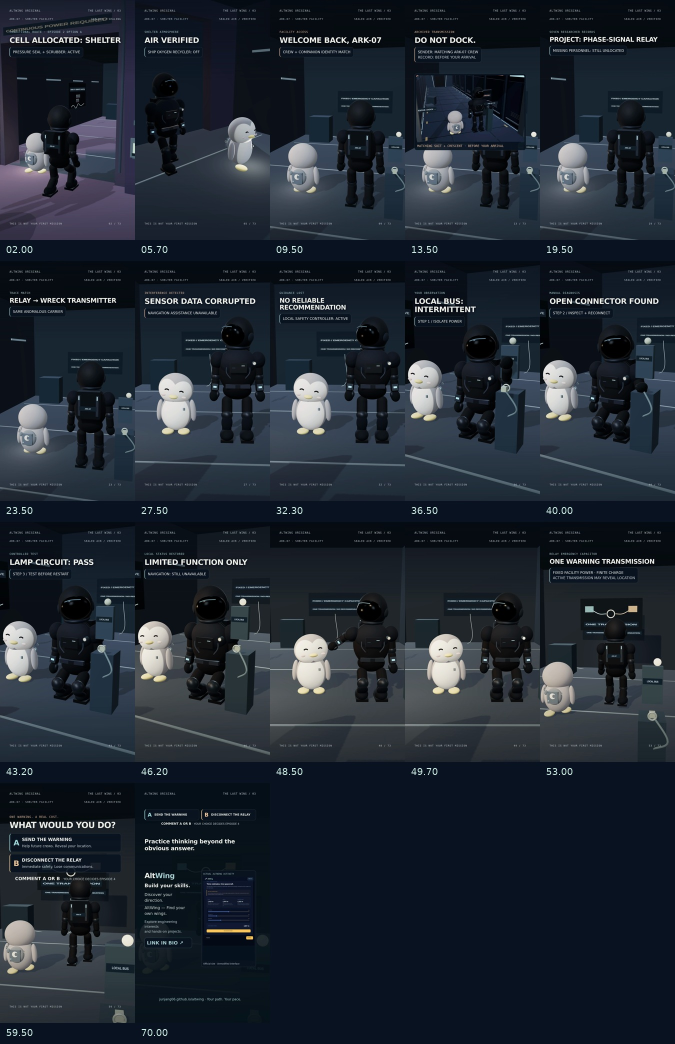
#> input picture episode-03-contact-sheet.jpg, 1350 x 2088 px, given in place of 00.30.jpg, which was not available (shown at 1/2 size)
$ python contact-sheet.py ../../episode-03-contact-sheet.jpg
#> lines starting #> are read from the running program, lines starting #| are printed output that depends on the picture
from pathlib import Path
from PIL import Image,ImageDraw,ImageFont
import subprocess,sys,json
ROOT=Path(__file__).resolve().parents[2];mode=sys.argv[1]if len(sys.argv)>1 else'preview';out=ROOT/'work/fake-sos/deliverables';film=out/f'the-last-wing-ep01-the-fake-sos-{mode}.mp4';frames=ROOT/f'work/fake-sos/review-{mode}';frames.mkdir(exist_ok=True,parents=True)
times=[.3,1.1,2.5,5.5,7.6,10.5,12.9,14.2,16.6,18,20,23,24.8,27,29,31.2,33.4,35.2,38,40.5,42.9,44.8,47.4,49,49.8,51.7,53.5,55.2,56.6,58.5,61,66.5,69,71.2]
w,h=270,480;sheet=Image.new('RGB',(w*4,(h+34)*9),(16,18,22));draw=ImageDraw.Draw(sheet);font=ImageFont.truetype(str(ROOT/'public/fonts/DejaVuSans.ttf'),14)
#> after `sheet = Image.new('RGB', (w * 4, (h + 34) * 9), (16, 18, 22))`:
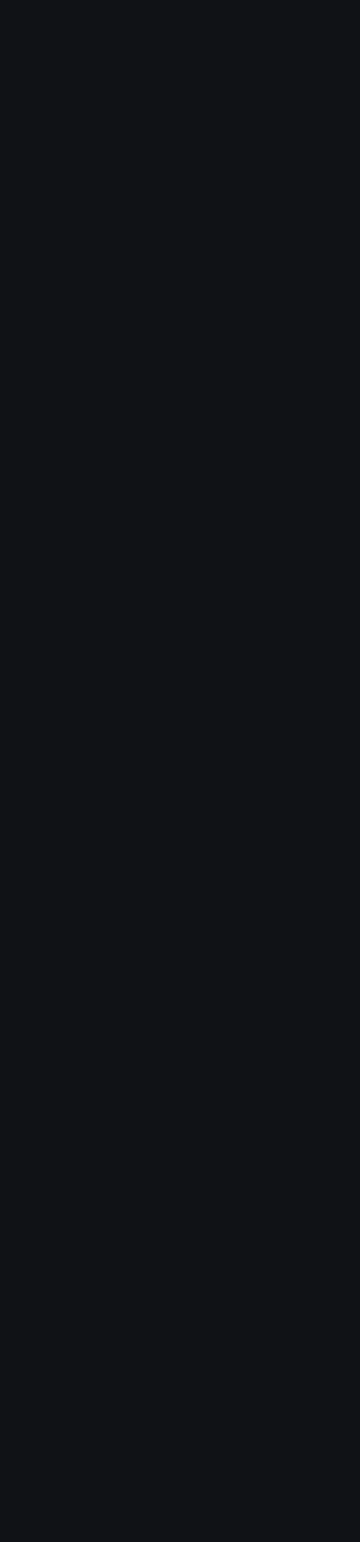
#> sheet: PIL image 1080x4626 RGB (shown at 1/3 size); mean R, G, B 16, 18, 22
for i,t in enumerate(times):
 p=frames/f'{t:05.2f}.jpg';subprocess.run(['ffmpeg','-v','error','-y','-ss',str(t),'-i',str(film),'-frames:v','1','-vf',f'scale={w}:{h}',str(p)],check=True);im=Image.open(p).convert('RGB');x=i%4*w;y=i//4*(h+34);sheet.paste(im,(x,y));draw.text((x+10,y+h+9),f'{t:05.2f} s',(231,224,207),font=font)
#> (this line was passed over: subprocess is not available in this run)
#> further down, im is the input picture: PIL image 1350x2088 RGB; mean R, G, B 32.1, 40, 50.2
#> after `sheet.paste(im, (x, y))`:
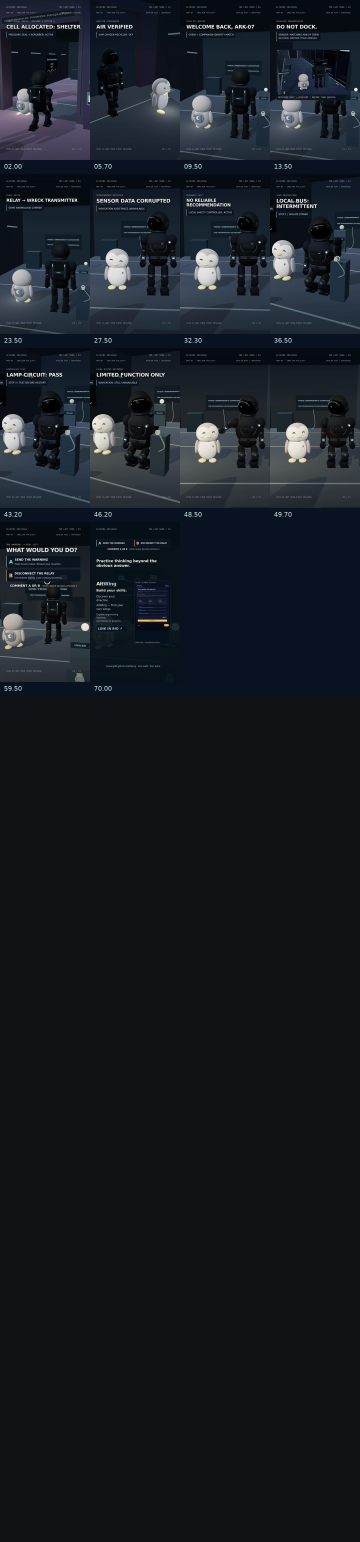
#> sheet: PIL image 1080x4626 RGB (shown at 1/3 size); mean R, G, B 23.6, 28.2, 35
#> pass 2 of the loop `for i,t in enumerate(times):`:
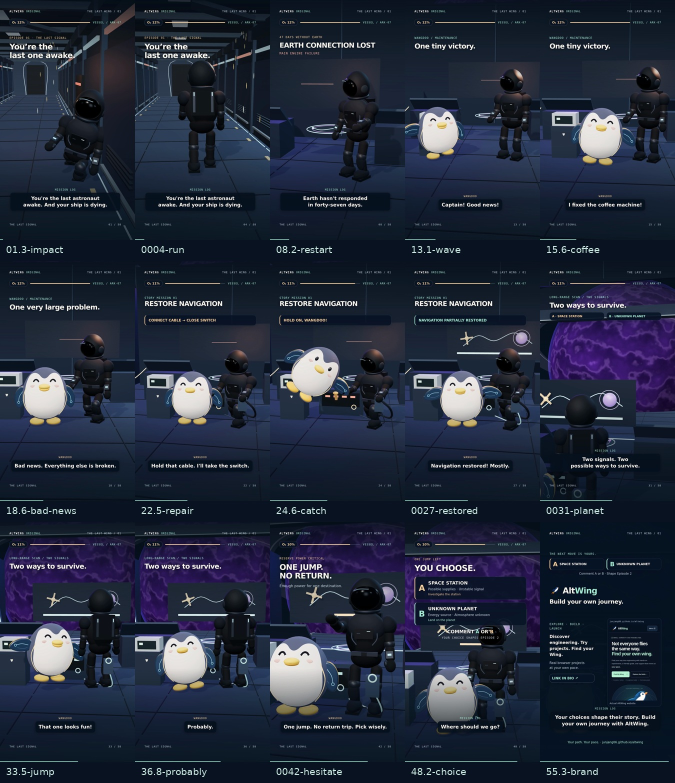
#> input picture episode-1-contact-sheet.jpg, 1350 x 1566 px, given in place of 01.10.jpg, which was not available (shown at 1/2 size)
#> im is the input picture: PIL image 1350x1566 RGB; mean R, G, B 34.9, 42.5, 59.8
#> `sheet.paste(im, (x, y))`:
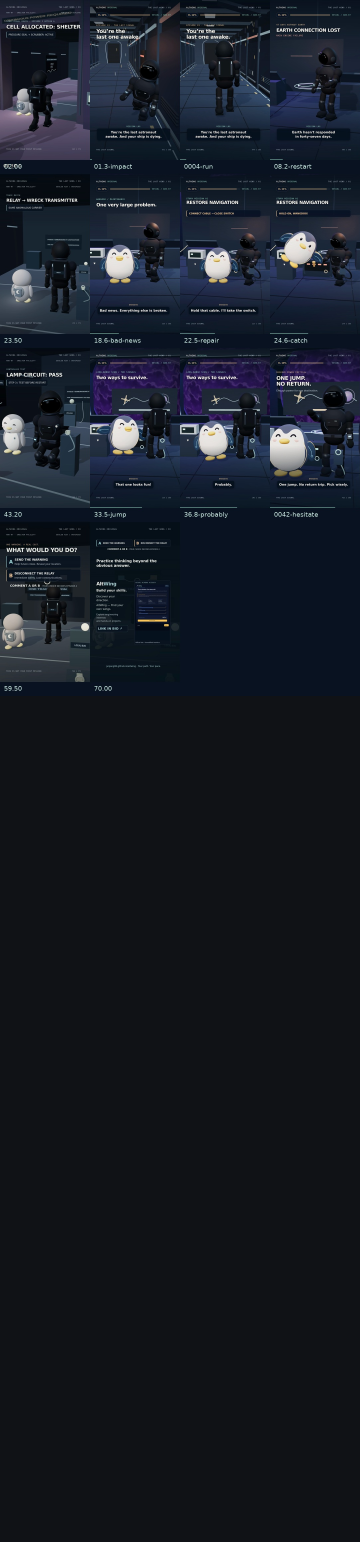
#> sheet: PIL image 1080x4626 RGB (shown at 1/3 size); mean R, G, B 23.2, 27.8, 36.5
#> (the run stopped early here; a loop or call above may not have finished)
